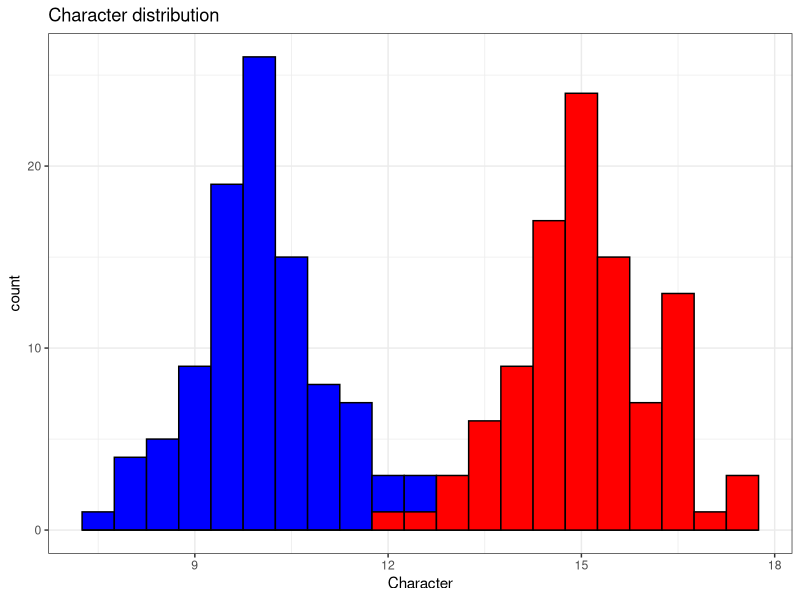
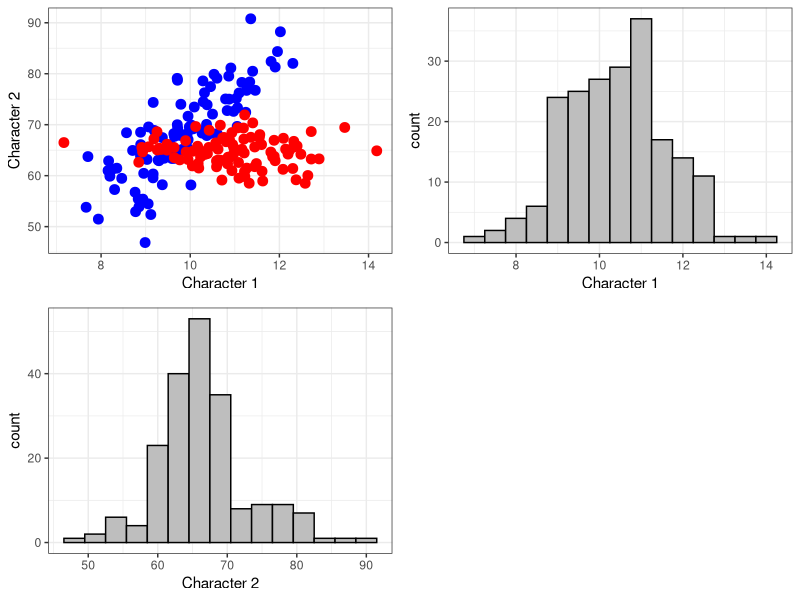
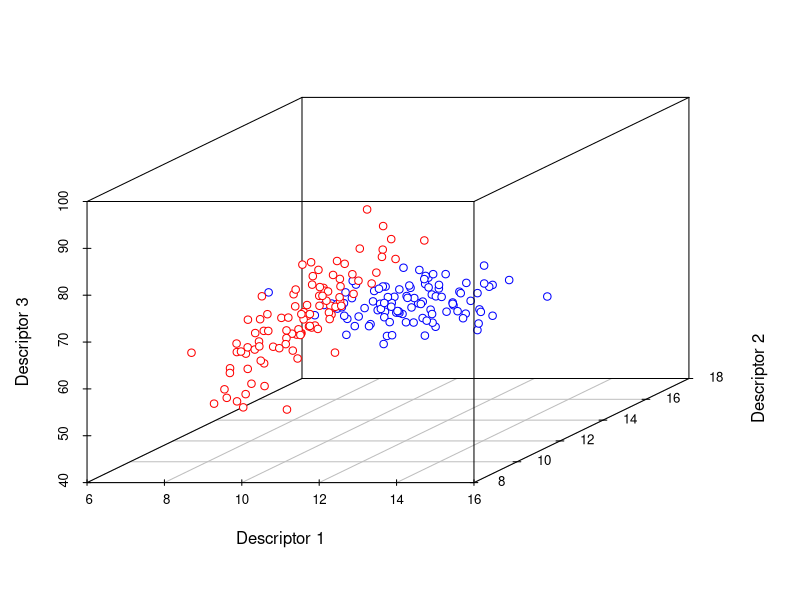
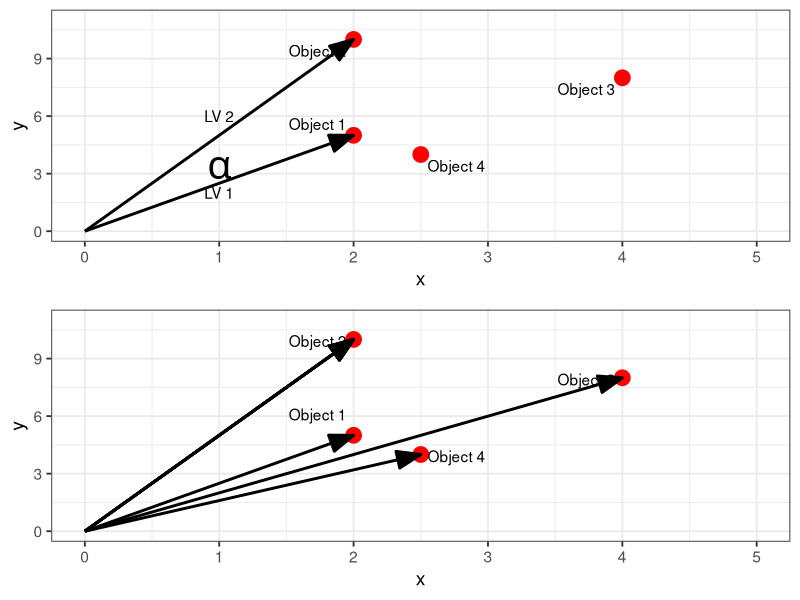
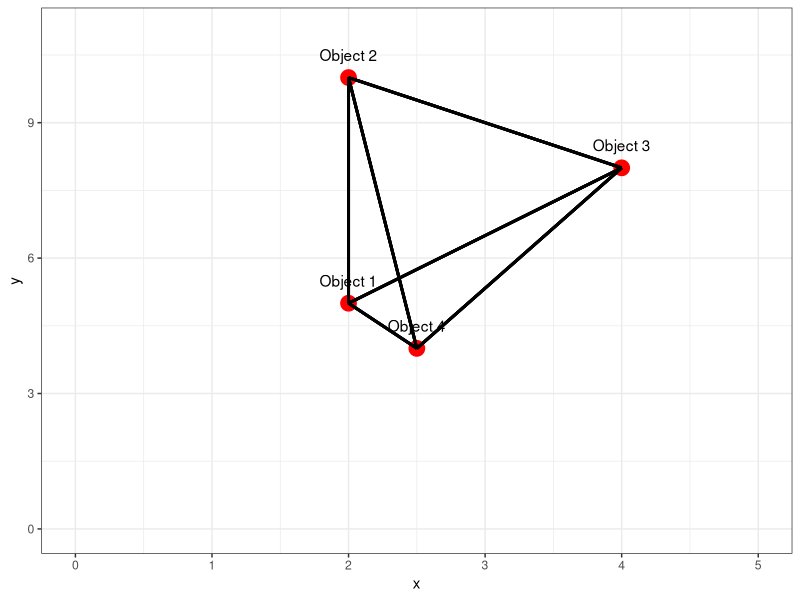
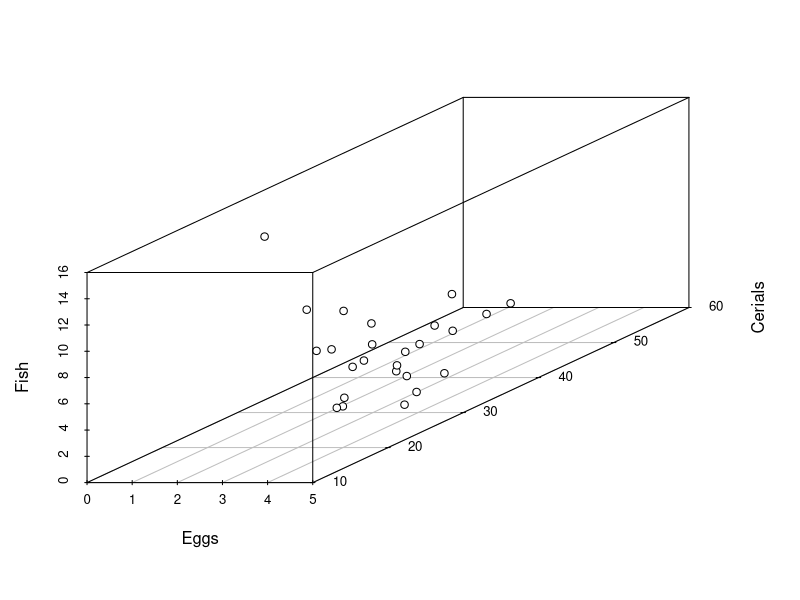
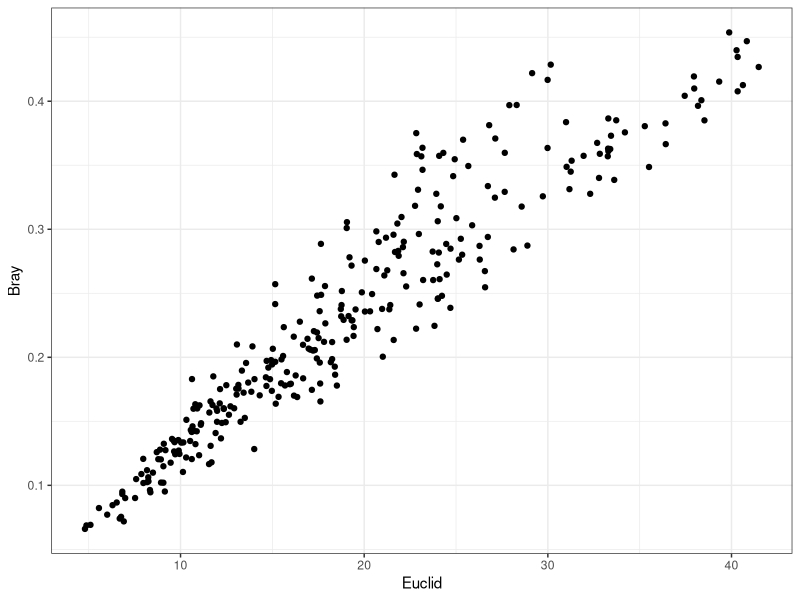
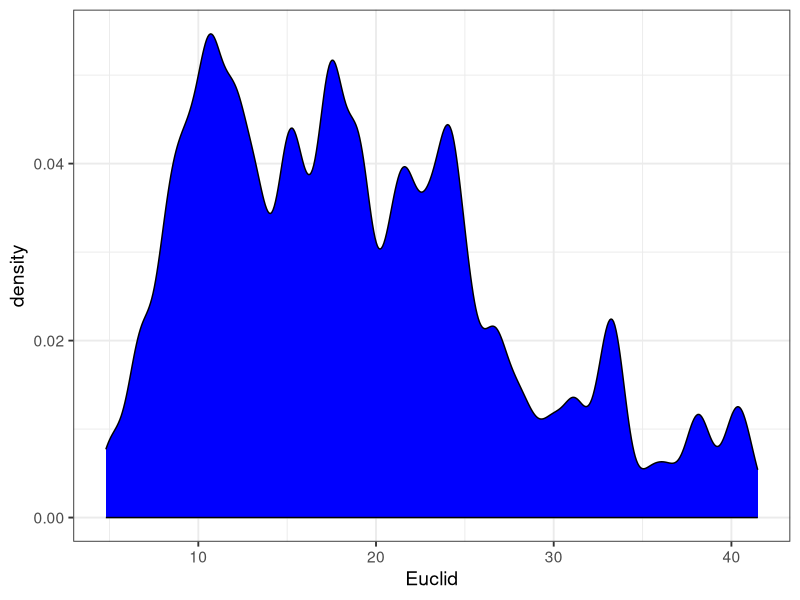

R code for these plots, in order:
## ---- chunk 1
# output options
options(width = 70, scipen = 6, digits = 3)
library(knitr)
# chunk default options
opts_chunk$set(fig.align='center', tidy = FALSE, fig.width = 7, fig.height = 3, warning = FALSE)
## ---- chunk 2
dat <- data.frame(trait = c(rnorm(100, 10,1), rnorm(100, 15, 1)), object = rep(c("a","b"), each = 100))
library(ggplot2)
theme_set(theme_bw(base_size = 14))
ggplot(dat[1:100,], aes(x = trait)) + geom_histogram(binwidth = 0.5, color = "black", fill = "blue") + xlab("Character") + theme_bw() + geom_histogram(data = dat[101:200,], aes(x = trait), binwidth = 0.5, color = "black", fill = "red") + ggtitle("Character distribution ")
## ---- chunk 3
ax <- rnorm(100, 10, 1)
ay <- 7*ax + rnorm(100, 0, 5)

bx <- rnorm(100, 11, 1)
by <- -0.5*bx + 70 + rnorm(100, 0, 3)

dat <- data.frame(x = c(ax, bx), y = c(ay, by), object = rep(c("a","b"), each = 100))

pl1 <- ggplot(dat, aes(x = x, y = y)) + geom_point(aes(color = object), size = 3) + xlab("Character 1") + ylab("Character 2") + theme_bw() + guides(color = F) + scale_color_manual(values = c("blue", "red"))

pl2 <- ggplot(dat, aes(x = x)) + geom_histogram(binwidth = 0.5, color = "black", fill = "gray") + xlab("Character 1") + theme_bw()

pl3 <- ggplot(dat, aes(x = y)) + geom_histogram(binwidth = 3, color = "black", fill = "gray") + xlab("Character 2") + theme_bw()

library(gridExtra)

grid.arrange(pl1, pl2, pl3, ncol = 2)

## ---- chunk 4
library (scatterplot3d) 

dat$z = c(rnorm(100, 11, 1), rnorm(100, 14, 1))

scatterplot3d(x = dat$x, y = dat$z, z = dat$y, xlab = "Descriptor 1", ylab = "Descriptor 2", zlab = "Descriptor 3", color = rep(c("red","blue"), each = 100), pch = 21)
## ---- chunk 5
dat2 <- data.frame(object = c("Object 1", "Object 2", "Object 3", "Object 4" ), x = c(2, 2, 4, 2.5), y = c(5, 10, 8, 4))

library(ggrepel)

pl4 <- ggplot(dat2, aes(x = x, y = y)) + geom_point(size = 5, color = "red") + xlim(0,5) + ylim(0, 11) + annotate(geom = "segment", x = 0, y = 0, xend = 2, yend = 5, arrow = arrow(type = "closed", angle = 20, ends = "last"), size = 1) + annotate(geom = "segment", x = 0, y = 0, xend = 2, yend = 10, arrow = arrow(type = "closed", angle = 20, ends = "last"), size = 1) + geom_text_repel(aes(label = object)) + annotate(geom = "text", x = 1, y = 2, label = "LV 1", angle = 0) + annotate(geom = "text", x = 1, y = 6, label = "LV 2", angle = 0) + annotate(geom = "text", x = 1, y = 3.3, parse = TRUE, label = "alpha", size = 10, angle = 0)

pl5 <- ggplot(dat2, aes(x = x, y = y)) + geom_point(size = 5, color = "red") + xlim(0,5) + ylim(0, 11) + geom_segment(aes(x = 0, y = 0, xend = x, yend = y), arrow = arrow(type = "closed", angle = 20, ends = "last"), size = 1) + geom_segment(aes(x = 0, y = 0, xend = 2, yend = 10), arrow = arrow(type = "closed", angle = 20, ends = "last"), size = 1) + geom_text_repel(aes(x = x, y = y+0.5), label = dat2$object)

grid.arrange(pl4, pl5, nrow = 2)
## ---- chunk 6
pl6 <- ggplot(dat2, aes(x = x, y = y)) + geom_point(size = 5, color = "red") + theme_bw() + xlim(0, 5) + ylim(0, 11) + geom_text(aes(x = x, y = y+0.5), label = dat2$object) 

for ( i in 1:nrow(dat2)) for (j in i:nrow(dat2)) pl6 <- pl6 + geom_segment(x = dat2$x[i], y = dat2$y[i], xend = dat2$x[j], yend = dat2$y[j], arrow = NULL, size = 1) 

pl6
## ---- chunk 7
round(dist(dat2[,-1], diag = TRUE, upper = TRUE), 1)

round(dist(dat2[,-1], diag = TRUE, upper = F), 1)

round(dist(dat2[,-1], diag = F, upper = F), 1)

## ---- chunk 8
round(dist(dat2[,-1], diag = F, upper = F), 1)
as.vector(round(dist(dat2[,-1], diag = F, upper = F), 1))
## ---- chunk 9
protein <- read.table("data/Protein.txt", header = TRUE, sep = "\t")
head(protein)
## ---- chunk 10
scatterplot3d(x = protein$Eggs, y = protein$Cereals, z = protein$Fish, scale.y = 3, pch = 21, xlab = "Eggs", ylab = "Cerials", zlab = "Fish")
## ---- chunk 11
total <- apply(protein[, -1], MARGIN = 1,FUN = sum)
protein_stand <- protein[, -1] / total
protein_stand$Country <- protein$Country

head(protein_stand)
## ---- chunk 12
library (vegan)
vegdist(protein[, -1], method = "euclidian")
## ---- chunk 13
dat5 <- (data.frame(Descriptors = c("D1", "D2", "D3", "D4", "D5", "D6", "D7", "D8", "D9", "D10"), Object1 = c(0, 0, 0, 0, 0, 0, 0, 2, 2, 1), Object2 = c(0, 0, 0, 0, 0, 4, 5, 0, 0, 1)))

dat6 <- data.frame(t(dat5[,-1]))
names(dat6) <- dat5$Descriptors
dat6
## ---- chunk 14
BCD <- as.vector(vegdist(protein[,-1], method = "bray"))
ED <- as.vector(vegdist(protein[,-1], method = "euclidean"))

distances <- data.frame(Bray = BCD, Euclid = ED)
ggplot(distances, aes(x = Euclid, y = Bray)) + geom_point() + theme_bw()
## ---- chunk 15
ggplot(distances, aes(x = Euclid)) + stat_density(adjust = 1/4, geom = "area", fill = "blue", color = "black")
